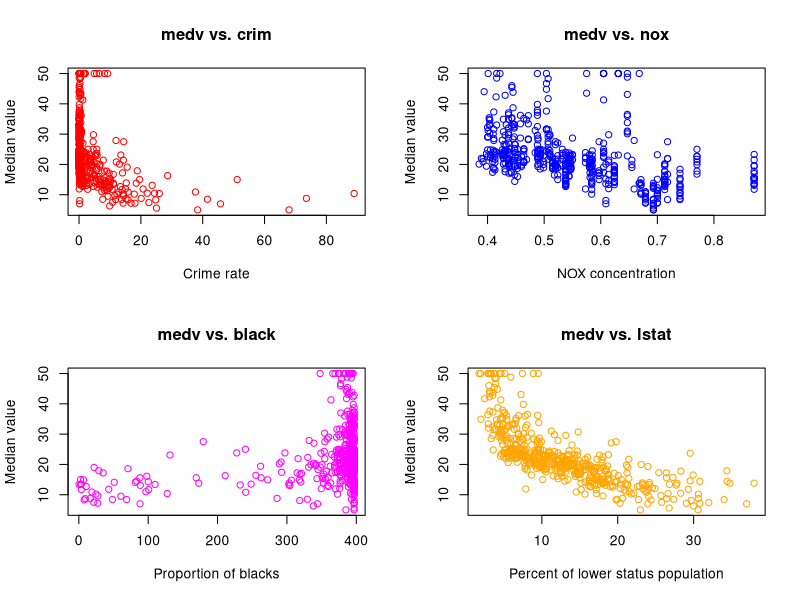
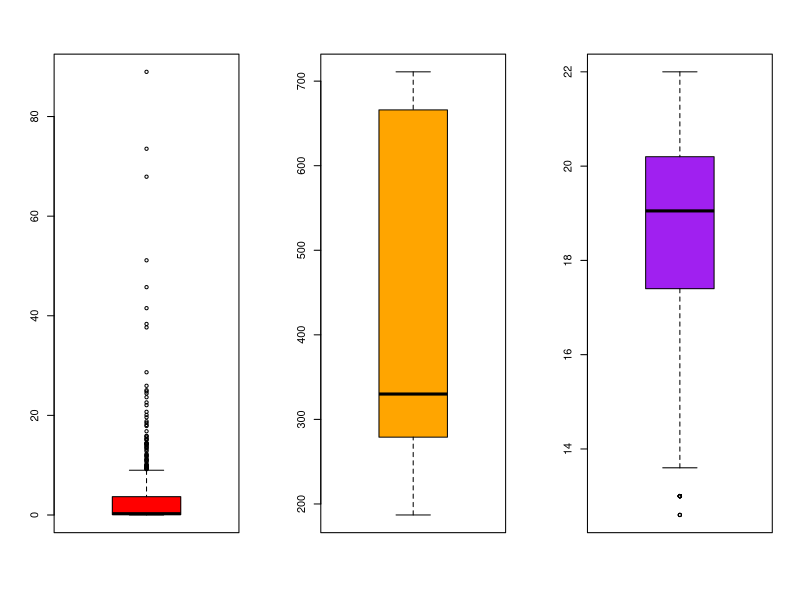

Source code (R) for these figures, in order:
## ---- chunk 1
library(MASS)
head(Boston)
## ---- chunk 2
class(Boston)
## ---- chunk 3
dim(Boston)
## ---- chunk 4
df=data.frame(Boston$medv,Boston$crim,Boston$nox,Boston$black,Boston$lstat)
head(df)

## ---- chunk 5
par(mfrow=c(2,2))
plot(df$Boston.crim,df$Boston.medv,main = "medv vs. crim",xlab = "Crime rate",ylab = "Median value",col="red",)
plot(df$Boston.nox,df$Boston.medv,main = "medv vs. nox",xlab = "NOX concentration",ylab = "Median value",col ="blue")
plot(df$Boston.black,df$Boston.medv,main = "medv vs. black",xlab = "Proportion of blacks",ylab = "Median value",col = "magenta")
plot(df$Boston.lstat,df$Boston.medv,main = "medv vs. lstat",xlab = "Percent of lower status population",ylab = "Median value",col = "orange")

## ---- chunk 6
arr=c(Boston$medv)
which(arr==min(arr))
## ---- chunk 7
Boston[c(399,406),c(1,5,12,13)]

## ---- chunk 8

crim=c(sort(Boston$crim))
nox=c(sort(Boston$nox))
black=c(sort(Boston$black))
lstat=c(sort(Boston$lstat))
p_crim=c(length(which(crim<=38.3518))/506*100,length(which(crim<=67.9208))/506*100)
p_nox=length(which(nox<=0.693))/506*100
p_black=c(length(which(black<=396.90))/506*100,length(which(black<=384.97))/506*100)
p_lstat=c(length(which(lstat<=30.59))/506*100,length(which(lstat<=22.98))/506*100)
p_nox
p_crim
p_black
p_lstat

## ---- chunk 9

par(mfrow=c(1,3))
boxplot(Boston$crim,col="red")
boxplot(Boston$tax,col="orange")
boxplot(Boston$ptratio,col="purple")

## ---- chunk 10
crime_out=c(boxplot.stats(Boston$crim)$out)
outlier_crim=c()
for(i in 1:506)
  for(j in 1:length(crime_out))
    if(Boston$crim[i]==crime_out[j])
      outlier_crim=append(outlier_crim,i)
unique(outlier_crim)




## ---- chunk 11
print(boxplot.stats(Boston$tax)$out)

## ---- chunk 12
ptratio_out=c(boxplot.stats(Boston$ptratio)$out)
outlier_ptratio=c()
for(i in 1:506)
  for(j in 1:length(ptratio_out))
    if(Boston$ptratio[i]==ptratio_out[j])
      outlier_ptratio=append(outlier_ptratio,i)
unique(outlier_ptratio)



